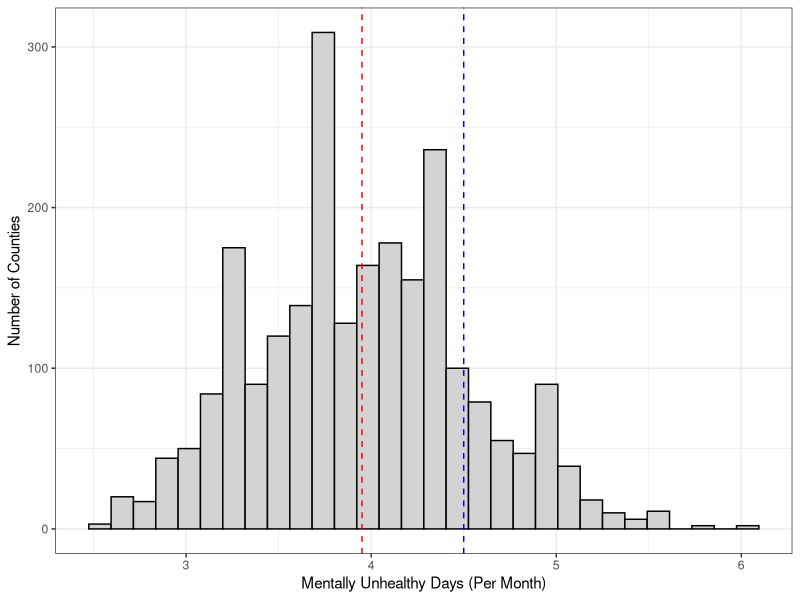
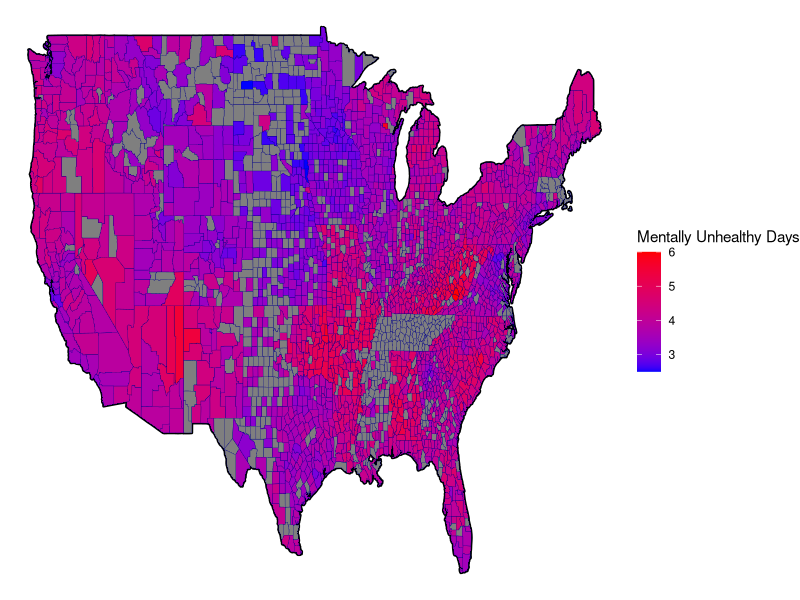
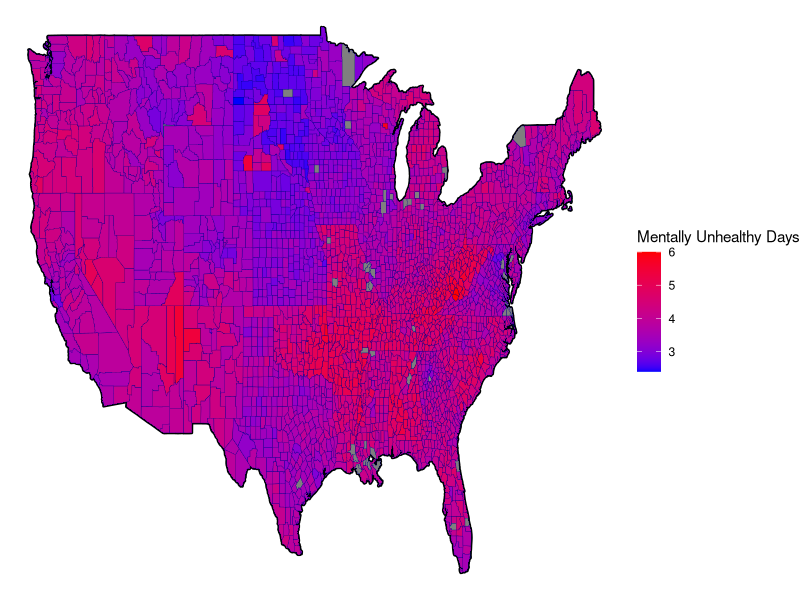
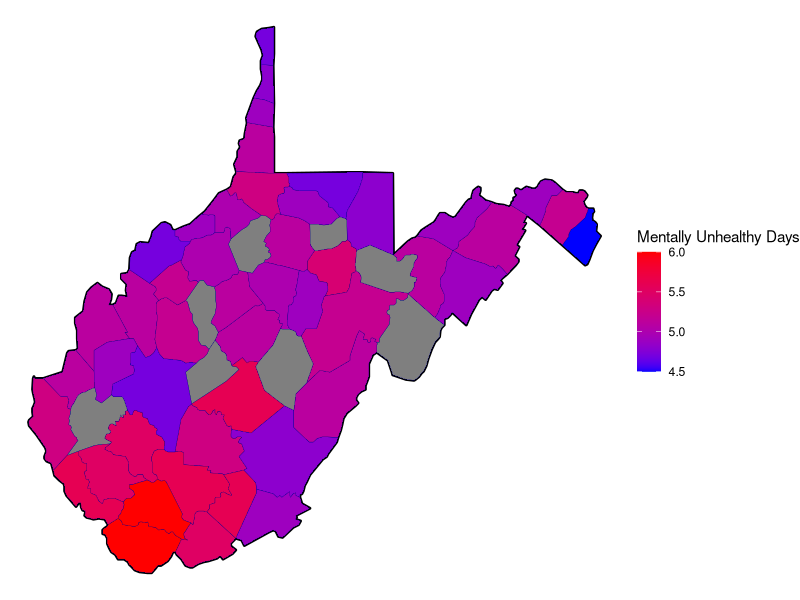
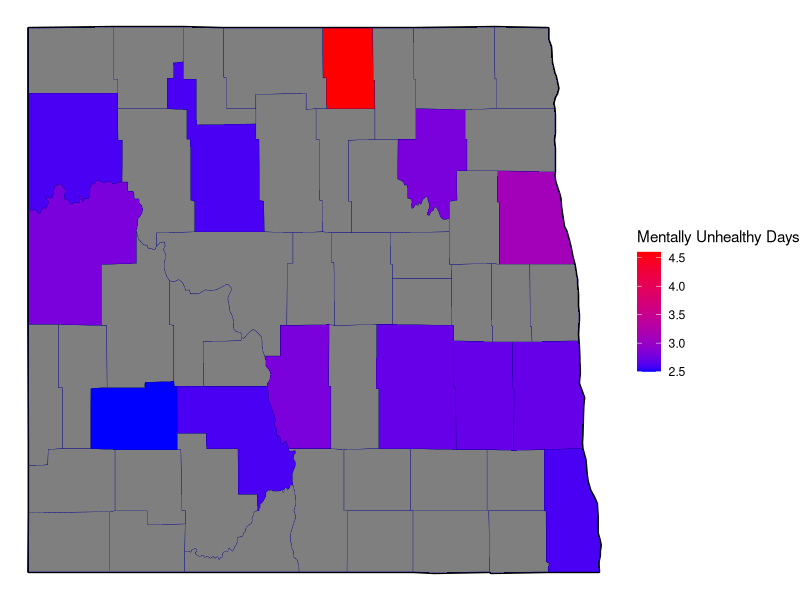

Write the R code that produced these figures, in order. (Note: this script raises an error after producing the figures.)
# load libraries
library(kableExtra)                     # for printing tables
library(cowplot)                        # for side by side plots
library(lubridate)                      # for dealing with dates
library(maps)                           # for creating maps
library(tidyverse)

# read in the cleaned data
mental_health_clean = read_csv("data/clean/mental_health_clean.csv")
health_total = read_csv("data/clean/health_data_clean.csv")

# create histogram of mentally unhealthy days in dataset
mean <- mean(mental_health_clean$mentally_unhealthy_days) # save the mean
cutoff <- 4.5 # save the cutoff

# plot mentally_unhealthy days and draw line at the mean
p = mental_health_clean %>%
  ggplot(aes(x = mentally_unhealthy_days)) + 
  geom_histogram(fill = "light grey", 
                 col = "black") +
  geom_vline(xintercept = mean,
             linetype = "dashed",
             col = "red") +
  geom_vline(xintercept = cutoff,
             linetype = "dashed",
             col = "blue") +
  labs(x = "Mentally Unhealthy Days (Per Month)", 
       y = "Number of Counties") + 
  theme_bw()

# save the histogram
ggsave(filename = "results/response-histogram.png", 
       plot = p, 
       device = "png", 
       width = 5, 
       height = 3)

# create a heatmap of mentally unhealthy days for cleaned dataset (this is just showing what the data looks like)
p2 = map_data("county") %>%
  as_tibble() %>% 
  left_join(mental_health_clean %>% 
              rename(region = state, 
                     subregion = name,
                     `Mentally Unhealthy Days` = mentally_unhealthy_days) %>% 
              mutate(region = str_to_lower(region), 
                     subregion = str_to_lower(subregion)), 
            by = c("region", "subregion")) %>%
  ggplot() + 
  geom_polygon(data=map_data("state"), 
               aes(x=long, y=lat, group=group),
               color="black", fill=NA,  size = 1, alpha = .3) + 
  geom_polygon(aes(x=long, y=lat, group=group, fill = `Mentally Unhealthy Days`),
               color="darkblue", size = .1) +
  scale_fill_gradient(low = "blue", high = "red") +
  theme_void()

ggsave(filename = "results/map-clean.png", 
       plot = p2, 
       device = "png", 
       width = 7, 
       height = 4)

p3 = map_data("county") %>%
  as_tibble() %>% 
  left_join(health_total %>% 
              rename(region = state, 
                     subregion = name,
                     `Mentally Unhealthy Days` = `Mentally Unhealthy Days`) %>% 
              mutate(region = str_to_lower(region), 
                     subregion = str_to_lower(subregion)), 
            by = c("region", "subregion")) %>%
  ggplot() + 
  geom_polygon(data=map_data("state"), 
               aes(x=long, y=lat, group=group),
               color="black", fill=NA,  size = 1, alpha = .3) + 
  geom_polygon(aes(x=long, y=lat, group=group, fill = `Mentally Unhealthy Days`),
               color="darkblue", size = .1) +
  scale_fill_gradient(low = "blue", high = "red") +
  theme_void()

ggsave(filename = "results/map-total.png", 
       plot = p3, 
       device = "png", 
       width = 7, 
       height = 4)

# create heatmap of highest mentally unhappy days 
wv = map_data("county") %>%
  as_tibble() %>%
  filter(region == "west virginia") %>%
  left_join(mental_health_clean %>% 
              rename(region = state, 
                     subregion = name,
                     `Mentally Unhealthy Days` = mentally_unhealthy_days) %>% 
              mutate(region = str_to_lower(region), 
                     subregion = str_to_lower(subregion)), 
            by = c("region", "subregion")) %>%
  ggplot() + 
  geom_polygon(data=map_data("state") %>% filter(region == "west virginia"),
               aes(x=long, y=lat, group=group),
               color="black", fill=NA, size = 1, alpha = .3) + 
  geom_polygon(aes(x=long, y=lat, group=group, fill = `Mentally Unhealthy Days`),
               color="darkblue", size = .1) +
  scale_fill_gradient(low = "blue", high = "red") +
  theme_void()

ggsave(filename = "results/west-va.png", 
       plot = wv, 
       device = "png", 
       width = 7, 
       height = 4)

nd = map_data("county") %>%
  as_tibble() %>%
  filter(region == "north dakota") %>%
  left_join(mental_health_clean %>% 
              rename(region = state, 
                     subregion = name,
                     `Mentally Unhealthy Days` = mentally_unhealthy_days) %>% 
              mutate(region = str_to_lower(region), 
                     subregion = str_to_lower(subregion)), 
            by = c("region", "subregion")) %>%
  ggplot() + 
  geom_polygon(data=map_data("state") %>% filter(region == "north dakota"),
               aes(x=long, y=lat, group=group),
               color="black", fill=NA, size = 1, alpha = .3) + 
  geom_polygon(aes(x=long, y=lat, group=group, fill = `Mentally Unhealthy Days`),
               color="darkblue", size = .1) +
  scale_fill_gradient(low = "blue", high = "red") +
  theme_void()

ggsave(filename = "results/north-dakota.png", 
       plot = nd, 
       device = "png", 
       width = 7, 
       height = 4)

# examine top 10 counties with lowest mentally unhealthy days
mental_health_clean %>%
  arrange(mentally_unhealthy_days) %>%
  select(state, name, mentally_unhealthy_days) %>%
  head(10) %>%
  kable(format = "latex",
        booktabs = TRUE, 
        col.names = c("State", "County", "Mentally Unhealthy Days")) %>%
  save_kable("low-days.pdf")

# examine top 10 counties with highest mentally unhealthy days
mental_health_clean %>%
  arrange(desc(mentally_unhealthy_days)) %>%
  select(state, name, mentally_unhealthy_days) %>%
  head(10) %>%
  kable(format = "latex",
        booktabs = TRUE, 
        col.names = c("State", "County", "Mentally Unhealthy Days")) %>%
  save_kable("high-days.pdf")

# need to figure out how to save table #s differently (both Table 1 right now)

# pick features and explore relationship with mentally_unhealthy response
